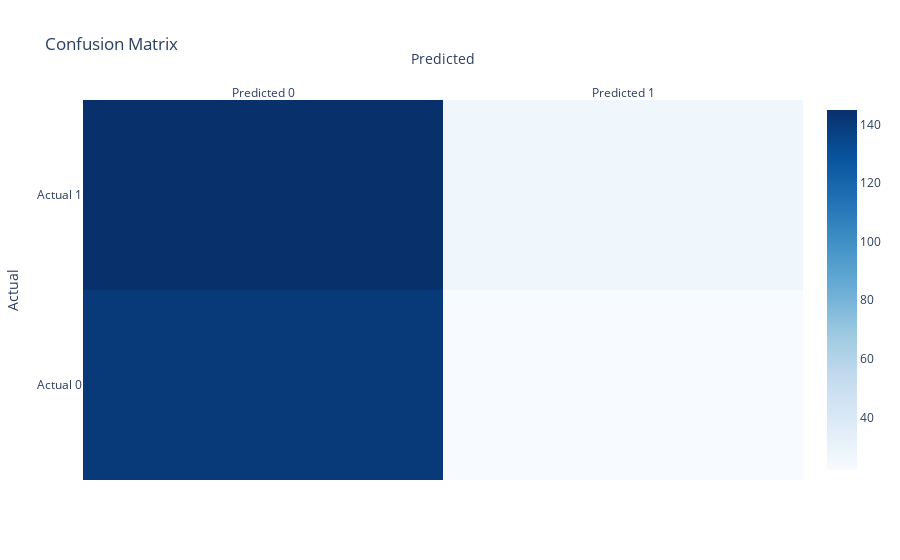

The notebook cell saved with this chart:
### Code cell
if __name__ == "__main__":
    # First initialize the backtester
    backtester = ChainletBacktester()
    
    # Initialize the model comparison class with the backtester
    model_comparison = ChainletModelComparison(backtester)
    
    # Load and process data using the backtester's data processor
    print("Loading data...")
    price_data = backtester.data_processor.load_price_data("price_data.csv")
    chainlet_data = backtester.data_processor.process_chainlet_data("chainlet_data.txt", binary_mode=False)
    
    # Align data
    data = backtester.data_processor.align_and_prepare_data(
        price_data=price_data,
        chainlet_data=chainlet_data,
        use_lagged_chainlets=True,
        horizon=1
    )
    
    # Set date range
    start_date = '2011-06-05'
    end_date = '2016-01-01'
    data = data[start_date:end_date]
    
    print("\n1. Running Binary Classification Model Comparison...")
    classification_results = model_comparison.compare_ml_models(
        data=data,
        training_length=250,
        test_size=0.2
    )
    
    # Display binary classification results
    print("\nBinary Classification Results:")
    for model_name, results in classification_results.items():
        print(f"\n{model_name}:")
        print(f"Accuracy: {results['accuracy']:.4f}")
        print("Confusion Matrix:")
        print(results['confusion_matrix'])
    
    print("\n2. Running Absolute Price Prediction Comparison...")
    price_results = model_comparison.compare_price_predictions(
        data=data,
        test_size=0.2
    )
    
    # Display price prediction results
    print("\nAbsolute Price Prediction Metrics:")
    for model_name, metrics in price_results['metrics'].items():
        print(f"\n{model_name}:")
        print(f"RMSE: ${metrics['RMSE']:.2f}")
        print(f"MAE: ${metrics['MAE']:.2f}")
    
    # Show price prediction plot
    price_results['plot'].show()
    
    print("\nAnalysis complete!")
    print("Note: Markov model using reduced feature set:")
    print("['C_1_7', 'C_6_1', 'C_3_3', 'C_20_2', 'C_20_12', 'C_20_17', 'C_1_1', 'price']")

### Figure 1 — Plotly figure (JSON) as saved in the notebook; plotly's stock layout.template omitted (floating-point values rounded to 4 significant figures)
{"data": [{"colorscale": [[0, "rgb(247,251,255)"], [0.125, "rgb(222,235,247)"], [0.25, "rgb(198,219,239)"], [0.375, "rgb(158,202,225)"], [0.5, "rgb(107,174,214)"], [0.625, "rgb(66,146,198)"], [0.75, "rgb(33,113,181)"], [0.875, "rgb(8,81,156)"], [1, "rgb(8,48,107)"]], "type": "heatmap", "x": ["Predicted 0", "Predicted 1"], "y": ["Actual 0", "Actual 1"], "z": [[141, 22], [145, 27]]}], "layout": {"title": {"text": "Confusion Matrix"}, "xaxis": {"side": "top", "title": {"text": "Predicted"}}, "yaxis": {"title": {"text": "Actual"}}}}
